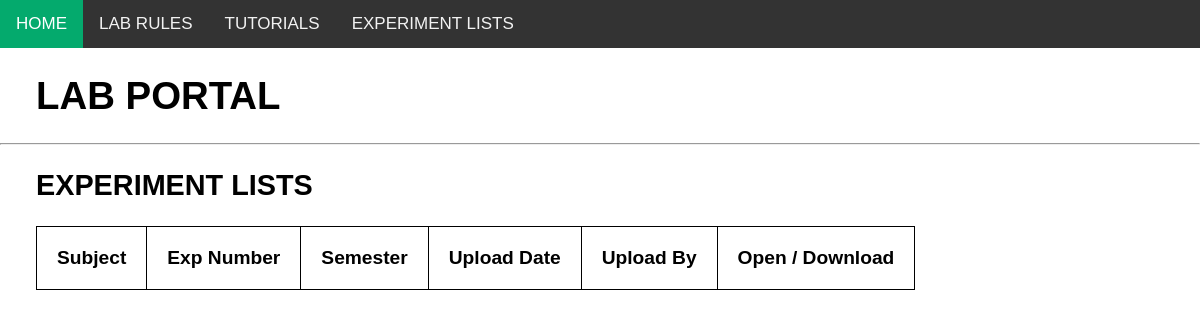
Before: /experiment-lists/ with the older database file.
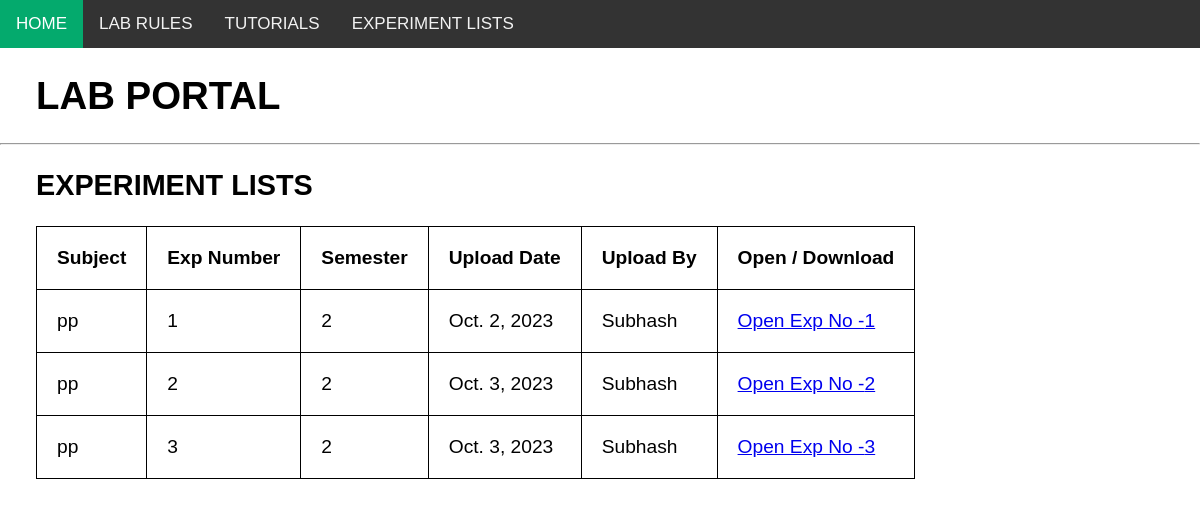
After: the same page with the newer database file.
### home/models.py (models this page shows, shortened)
class Exp_Lists(models.Model):
    subject = models.CharField(max_length=50)
    exp_no = models.IntegerField()
    sem = models.IntegerField()
    dt = models.DateField()
    file = models.FileField(upload_to="media/upload/")
    faculty = models.CharField(max_length=250)

### home/views.py (the view)
# urls.py: path('experiment-lists/', views.exp_lists, name='exp-lists'),
def exp_lists(request):
    db_data = Exp_Lists.objects.all().values()
    return render(request, 'home/experiment-lists.html', {'db_data': db_data})

### home/templates/home/experiment-lists.html (shortened to what this page needs)
{% extends 'home/base.html' %}
{% load static %}
{% block content %}
<div class="container">
    <h2>Experiment Lists</h2>
    <table>
        <tr>
            <thead>
                <th>Subject</th>
                <th>Exp Number</th>
                <th>Semester</th>
                <th>Upload Date</th>
                <th>Upload By</th>
                <th>Open / Download</th>
            </thead>
        </tr>
        {% for e in db_data %}
        <tbody>
            <tr>
                <td>{{e.subject}}</td>
                <td>{{e.exp_no}}</td>
                <td>{{e.sem}}</td>
                <td>{{e.dt}}</td>
                <td>{{e.faculty}}</td>             <td><a target="_blank" href="{{e.file}}">Open Exp No -{{e.exp_no}}</a></td>
            </tr>
        </tbody>
        {% endfor %}
    </table>
{% endblock %}

### home/templates/home/base.html (shortened to what this page needs)
{% load static %}
<!DOCTYPE html>
<html lang="en">
<head>
    <link rel="stylesheet" href="{% static 'css/styles.css' %}">
</head>
<body>
    <header>
        <nav class="topnav">
            <a class="active" href="/">Home</a>
            <a href="/lab-rules/">Lab Rules</a>
            <a href="/tutorials/">Tutorials</a>
            <a href="/experiment-lists/">Experiment Lists</a>
        </nav>
        <h1 class="top-header">Lab Portal</h1>
        <hr>
    </header>
    {% block content %}
    {% endblock %}
</body>
</html>

### static/css/styles.css (style rules this page uses)
body { font-size: 120%; font-family: Verdana, Geneva, Tahoma, sans-serif; margin: 0; padding: 0; }
h1, h2 { text-transform: uppercase; }
.topnav { background-color: #333; overflow: hidden; }
.topnav a { float: left; color: #f2f2f2; text-align: center; text-transform: uppercase; padding: 14px 16px; text-decoration: none; font-size: 17px; }
.topnav a.active { background-color: #04AA6D; color: white; }
.top-header { margin-left: 3%; margin-right: 3%; }
.container { display: block; margin-left: 3%; margin-right: 3%; }
table { border-collapse: collapse; }
table, th, td { border: 1px solid black; padding: 20px; }

Changed rows visible on the page:
added Exp_Lists: subject "pp", exp_no "1", sem "2", dt "Oct. 2, 2023", faculty "Subhash"
added Exp_Lists: subject "pp", exp_no "2", sem "2", dt "Oct. 3, 2023", faculty "Subhash"
added Exp_Lists: subject "pp", exp_no "3", sem "2", dt "Oct. 3, 2023", faculty "Subhash"
